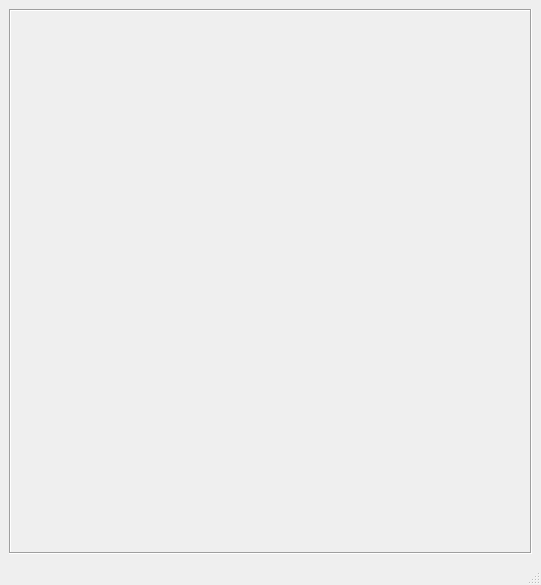
<?xml version="1.0" encoding="UTF-8"?>
<ui version="4.0">
 <class>MainWindow</class>
 <widget class="QMainWindow" name="MainWindow">
  <property name="geometry">
   <rect>
    <x>0</x>
    <y>0</y>
    <width>541</width>
    <height>585</height>
   </rect>
  </property>
  <property name="windowTitle">
   <string>MainWindow</string>
  </property>
  <widget class="QWidget" name="centralwidget">
   <layout class="QVBoxLayout" name="verticalLayout">
    <item>
     <widget class="QScrollArea" name="scrollArea">
      <property name="frameShape">
       <enum>QFrame::Box</enum>
      </property>
      <property name="verticalScrollBarPolicy">
       <enum>Qt::ScrollBarAsNeeded</enum>
      </property>
      <property name="horizontalScrollBarPolicy">
       <enum>Qt::ScrollBarAsNeeded</enum>
      </property>
      <property name="widgetResizable">
       <bool>true</bool>
      </property>
      <widget class="QWidget" name="scrollAreaWidgetContents">
       <property name="geometry">
        <rect>
         <x>0</x>
         <y>0</y>
         <width>519</width>
         <height>522</height>
        </rect>
       </property>
       <layout class="QHBoxLayout" name="horizontalLayout"/>
      </widget>
     </widget>
    </item>
   </layout>
  </widget>
  <widget class="QMenuBar" name="menubar">
   <property name="geometry">
    <rect>
     <x>0</x>
     <y>0</y>
     <width>541</width>
     <height>21</height>
    </rect>
   </property>
  </widget>
  <widget class="QStatusBar" name="statusbar"/>
 </widget>
 <resources/>
 <connections/>
</ui>
